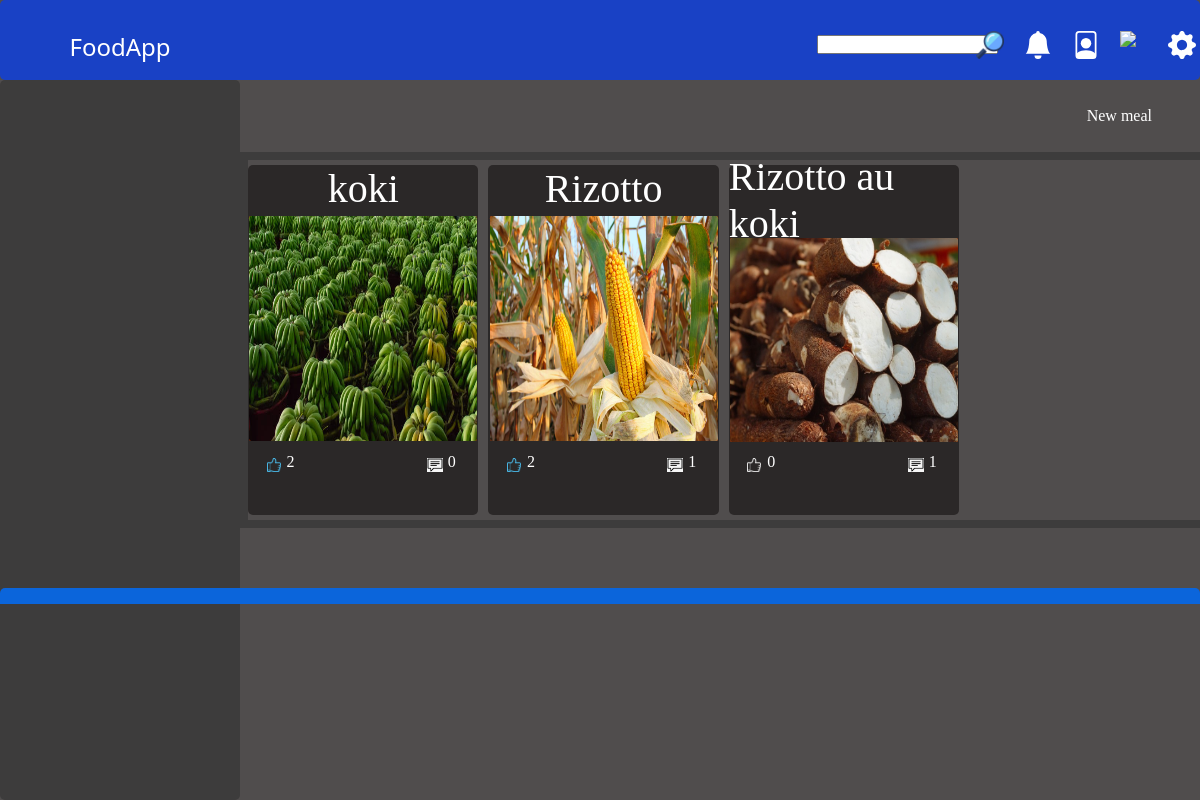
Page /user/all_meals/ (signed in) on the committed database.
### visitor/models.py (models this page shows, shortened)
class Ressource(models.Model):
    class Meta:
        abstract = True
    name = models.CharField(max_length=30, null=False, default='unknown ressource')
    description = models.CharField(max_length=300, null=False, default='unknown description')
    creation_date = models.DateField(auto_now=True)
    fat = models.FloatField(default=0)
    proteins = models.FloatField(default=0)
    fiber = models.FloatField(default=0)
    carbohydrates = models.FloatField(default=0)
    water = models.FloatField(default=0)
    kcal = models.FloatField(default=0)
    picture = models.ImageField(null=True)
    vitamins = models.ManyToManyField(Vitamin, related_name='+', blank=True)
    minerals = models.ManyToManyField(Mineral, related_name='+', blank=True)
    def get_name(self) -> str:
        return self.name

class Meal(Ressource):
    description = models.CharField(max_length=100, null = True)
    ingredients = models.ManyToManyField(Food, related_name='+', blank=True)
    submeals = models.ManyToManyField('self', blank=True)
    operator = models.ForeignKey(Operator, related_name='meals', blank=True, null=True, on_delete=models.CASCADE)
    likers = models.ManyToManyField(Operator, related_name='likedMeals', through='MealAppreciation')
    commentors = models.ManyToManyField(Operator, related_name='commentedMeals', through='MealCommenting')
    def count_likers(self) -> int:
        return self.likers.count()
    def count_commentors(self) -> int:
        return self.commentors.count()

### user/views.py (the view)
# urls.py: path('all_meals/', views.all_meals, name='all_meals'),
def all_meals(request):
    meals = Meal.objects.all()
    return render(request, folder + '/meals.html', {'content':meals})

### user/templates/user/meals.html (shortened to what this page needs)
{% extends 'user/base.html' %}
{% block content %}
{% load static %}
<div class="conteneur">
	<div class='create'>
		<a href="{% url 'user:create_meal' %}">
			New meal
		</a>
	</div>
	<div class='row'>
		{% for element in content %}
		<div class="item-mini">
			<div class="item-title-mini">
				<p class="">
					{{ element.get_name }}
				</p>
			</div>
			<div class="item-image-mini">
				{% if element.get_unit %}
					<a href="{% url 'user:food_detail' id=element.id %}" class="image-cadre">
					<img src="{{ element.picture.url }}" class="round-image-borders">
				{% else %}
					{% if element.picture %}
						<a href="{% url 'user:meal_detail' id=element.id %}" class="image-cadre">
						<img src="{{ element.picture.url }}" class="round-image-borders">
					{% else %}
						<a href="{% url 'user:menu_detail' id=element.id %}" class="image-cadre">
						Pas d'image disponible
					{% endif %}
				{% endif %}
					</a>
			</div>
			{% if element.get_unit is None %}
			<div class="item-appre" style="height:20%; padding-top:0%;">
				<div class="like-comment">
					<div class="like">
						{% if element.picture %}
							<a href="#"  onclick=likeMeal('id')  class="appre-image" style="padding-top:0%;">
						{% else %}
							<a href="#"  onclick=likeMenu('id')  class="appre-image" style="padding-top:0%;">
						{% endif %}
						{% if user in element.likers.all %}
							<img id="like_image" src="{% static 'visitor/images/liked.png' %}">
						{% else %}
							<img id="like_image" src="{% static 'visitor/images/like.png' %}">
						{% endif %}
						</a>
						<p id='nb_like' class="number">{{ element.count_likers }}</p>
					</div>
						<div class="comment">
							{% if element.picture %}
								<a href="{% url 'user:display_comments' id=element.id tp='meal' %}" class="appre-image" style="padding-top:0%;">
							{% else %}
								<a href="{% url 'user:display_comments' id=element.id tp='menu' %}" class="appre-image" style="padding-top:0%;">
							{% endif %}
								<img src="{% static 'visitor/images/comment.png' %}">
							</a>
							<p id='nb_comment' class="number">{{ element.count_commentors }}</p>
						</div>
					</div>
				<div class="comment-bar" style="justify-content:flex-end;">
			</div>
			{% endif %}
		</div>
		</div>
		<div class='between-items-mini'></div>
		{% endfor %}
	</div>
</div>
{% endblock %}

### visitor/static/visitor/css/css.css (style rules this page uses)
* { margin: 0px; padding: 0px; position: relative; }
body { width: 100%; height: 100vh; background: rgb(80, 77, 77); display: flex; flex-direction: column; }
.conteneur { width: 80%; height: 100%; border-radius: 5px; overflow: scroll; }
a { color: white;; text-decoration: none; }
a::before { color: white; }

### visitor/static/visitor/css/item.css (style rules this page uses)
.image-cadre { display: flex; justify-content: center; height: 99%; width: 99%; border-radius: 1% 1% 1% 1%; background-color: #FF4500; }
.round-image-borders { display: flex; height: 100%; width: 100%; border-radius: 1% 1% 1% 1%; }
.item-appre { display:flex; flex-direction: column; width: 100%; height: 30%; border-radius: 3% 3% 3% 3%; }
.like-comment { display: flex; flex-direction: row; align-items: center; justify-content: center; height: 50%; width: 100%; margin-left: 3%; }
.comment { display: flex; flex-direction: row; align-items: center; width: 25%; height: 90%; }
.like { display: flex; flex-direction: row; align-items: center; width: 25%; height: 90%; }
.appre-image { display: flex; justify-content: center; padding-top: 15%; margin-top: 10%; width: 45%; height: 45%; }
.number { display: flex; align-items: flex-end; margin-top: 10%; width: 20%; height: 40%; color: white; font-size: 100%; font-family:Georgia, 'Times New Roman', Times, serif; }
.comment-bar { display: flex; flex-direction: row; align-items: center; width: 100%; height: 50%; border-radius: 0% 0% 3% 3% ; }
.create { display: flex;; height: 10%; width: 95%; align-items: center; justify-content: flex-end; }
.row { display: flex; flex-direction: row; flex-wrap: wrap; align-items: center; width: 100%; min-width: 100px; height: 50%; min-height: 100px; position: relative; border: 8px solid #3d3c3c; }
.item-title-mini { display: flex; height: 20%; color: white; text-overflow: keep-all; align-items: center; justify-content: center; font-size: 250%; border-radius: 3px 3px 0px 03px; }
.item-mini { display: flex; position: relative; width: 24%; height: 97%; min-height: 50px; border-radius: 5px; flex-direction: column; align-items: center; background: rgb(43, 40, 40); }
.between-items-mini { display: flex; height: 100%; width: 10px; }
.item-image-mini { display: flex; min-width: 30px; min-height: 20px; height: 99%; width: 100%; border-radius: 3% 0% 0% 3%; align-items: center; justify-content: center; }

### rows in the picture
Meal: get_name "koki", picture (picture), count_likers "2", count_commentors "0"
Meal: get_name "Rizotto", picture (picture), count_likers "2", count_commentors "1"
Meal: get_name "Rizotto au koki", picture (picture), count_likers "0", count_commentors "1"
